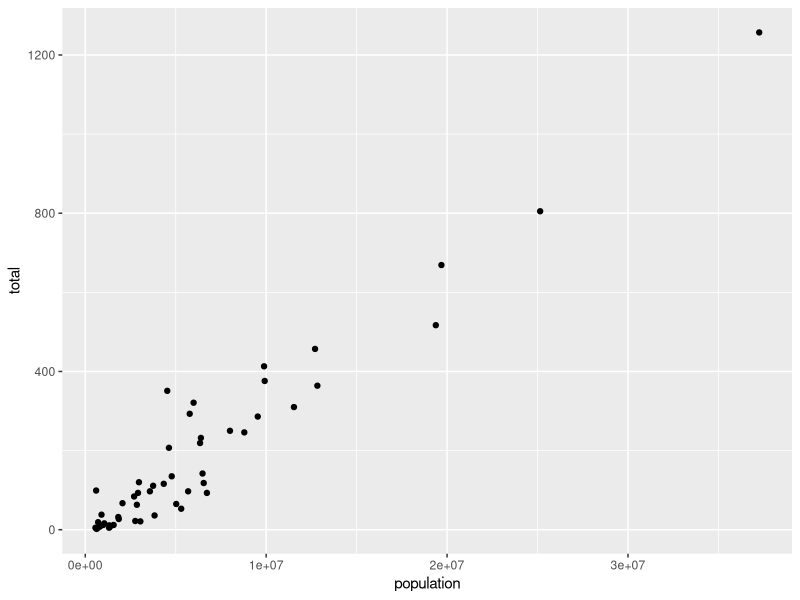
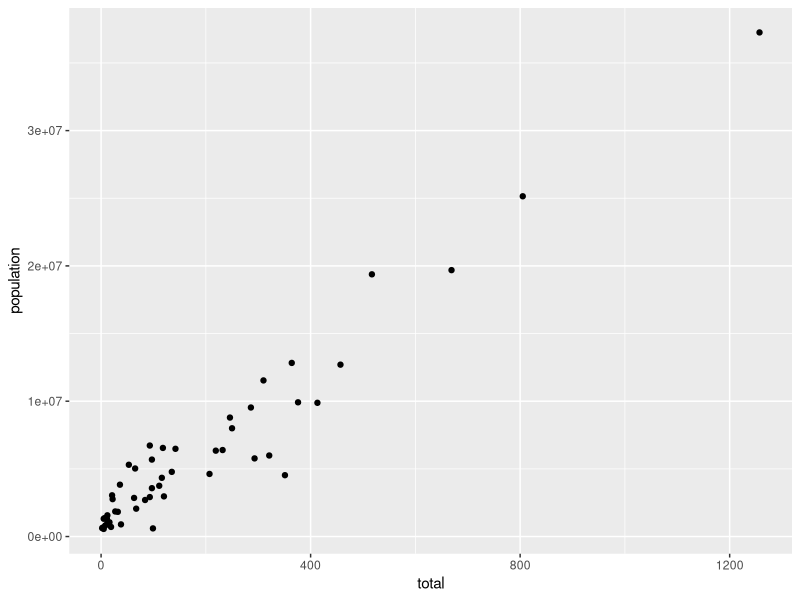
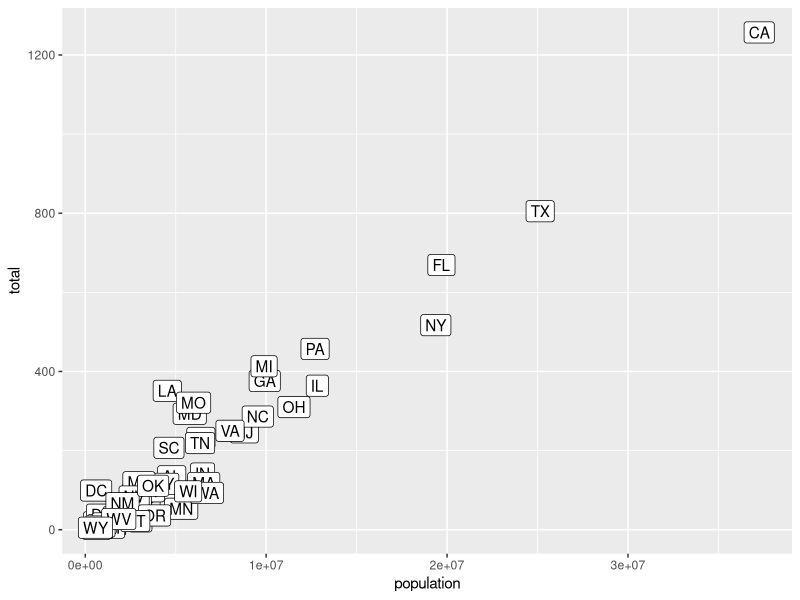
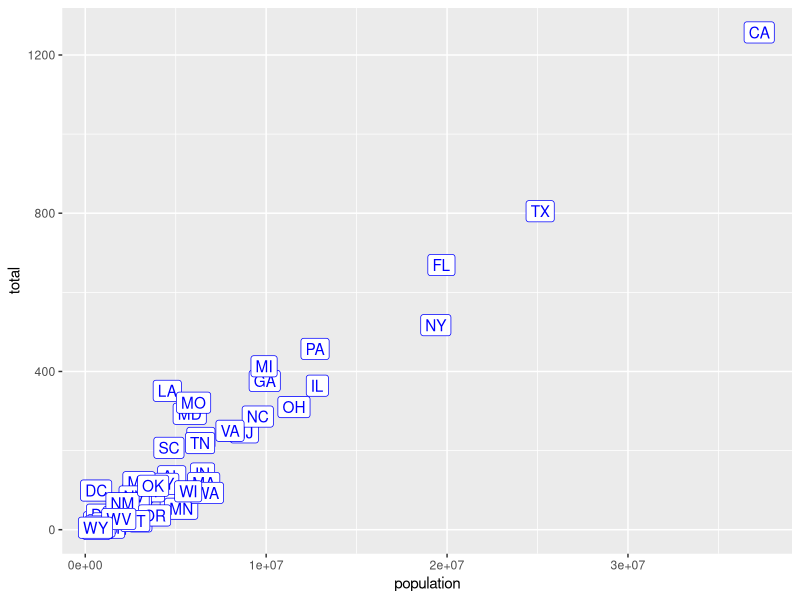
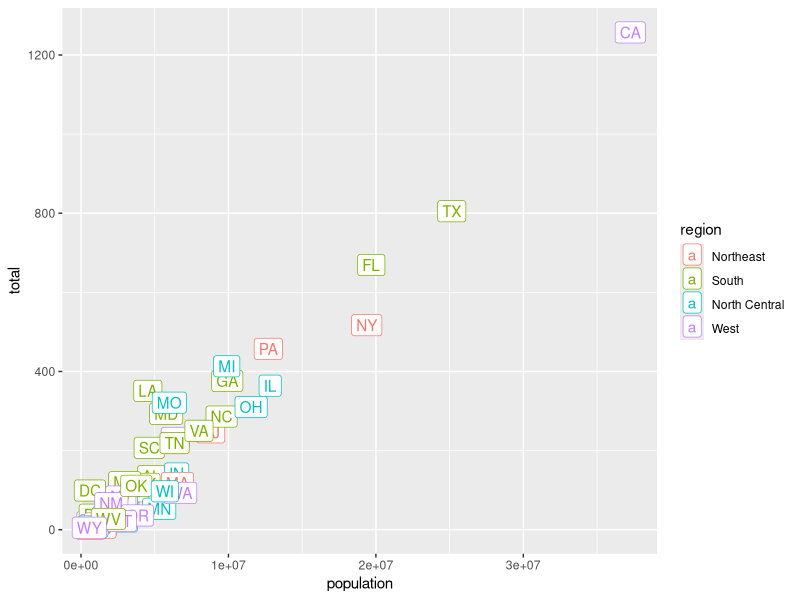
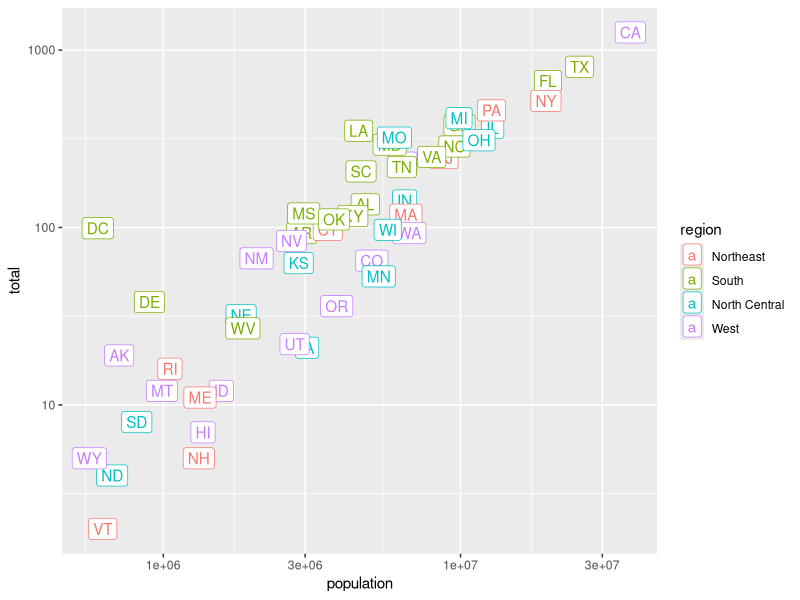
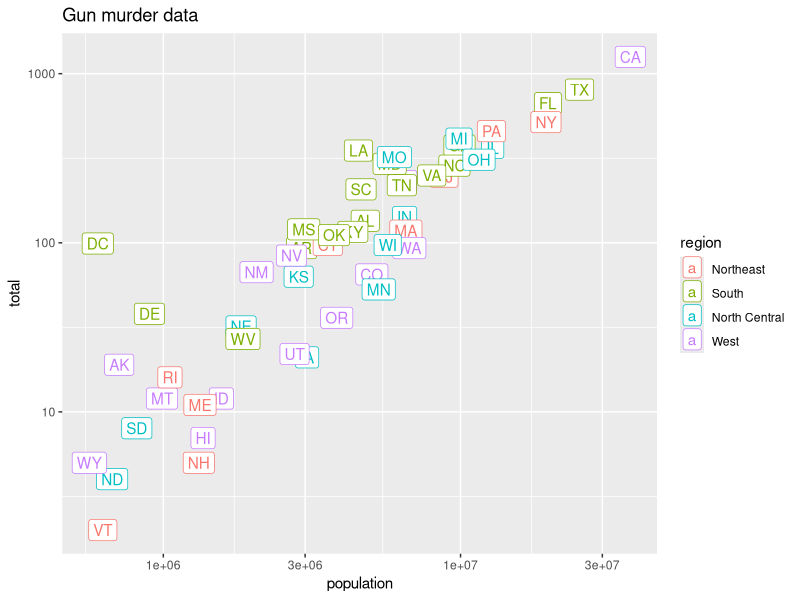
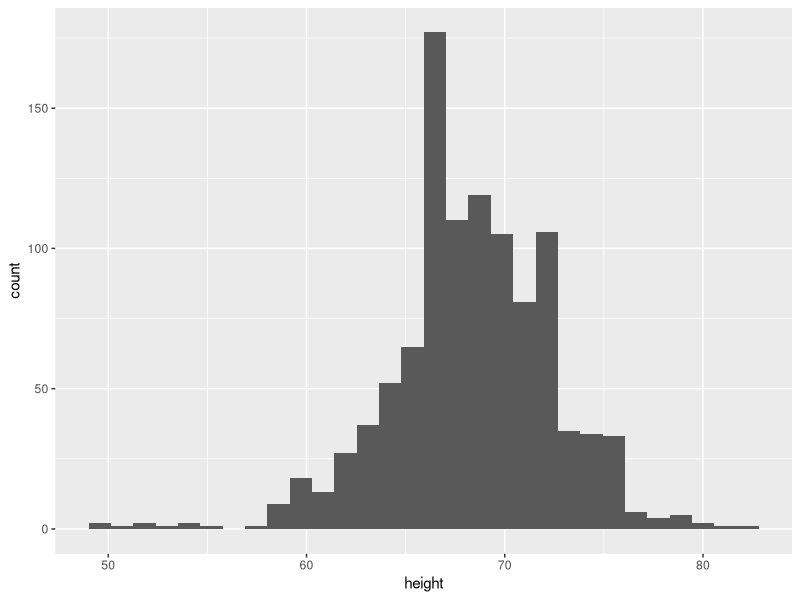

Source code (R) for these figures, in order:
## ---- chunk 1
library(dplyr)
library(ggplot2)
library(dslabs)
data(heights)
data(murders)
p <- ggplot(murders)
class(p)
## ---- chunk 2

## ---- chunk 3
p <- heights %>% ggplot(aes(data))
## ---- chunk 4

## ---- chunk 5
## Fill in the blanks
murders %>% ggplot(aes(x =population, y =total)) +
  geom_point()
## ---- chunk 6
murders %>% ggplot(aes( total,population)) +
  geom_point()
## ---- chunk 7

## ---- chunk 8
library(dplyr)
library(ggplot2)
library(dslabs)
data(murders)
## edit the next line to add the label
murders %>% ggplot(aes(population, total,label = abb)) +
  geom_label()
## ---- chunk 9

## ---- chunk 10
murders %>% ggplot(aes(population, total,label= abb)) +
  geom_label(color='blue')
## ---- chunk 11

## ---- chunk 12
## edit this code
murders %>% ggplot(aes(population, total, label = abb,color=region)) +
  geom_label()
## ---- chunk 13
p <- murders %>% ggplot(aes(population, total, label = abb, color = region)) + geom_label()
## add layers to p here
p + scale_x_log10() + scale_y_log10()
## ---- chunk 14
p <- murders %>% ggplot(aes(population, total, label = abb, color = region)) +
  geom_label()
# add a layer to add title to the next line
p + scale_x_log10() + 
    scale_y_log10() + ggtitle("Gun murder data") 
## ---- chunk 15

## ---- chunk 16
# define p here
p <- heights %>% ggplot(aes(height))
## ---- chunk 17
p <- heights %>% 
  ggplot(aes(height))
## add a layer to p
p+geom_histogram()
## ---- chunk 18
p <- heights %>% 
  ggplot(aes(height))
## add the geom_histogram layer but with the requested argument

p+geom_histogram(binwidth = 1)
## ---- chunk 19
## add the correct layer using +
heights %>% 
  ggplot(aes(height))+
  geom_density()
## ---- chunk 20
## add the group argument then a layer with +
heights %>% 
  ggplot(aes(height,group=sex))+
  geom_density()
## ---- chunk 21
## edit the next line to use color instead of group then add a density layer
heights %>% 
  ggplot(aes(height, color = sex))+
  geom_density()
## ---- chunk 22
heights %>% 
  ggplot(aes(height, fill = sex)) + 
  geom_density(alpha=0.2) 
